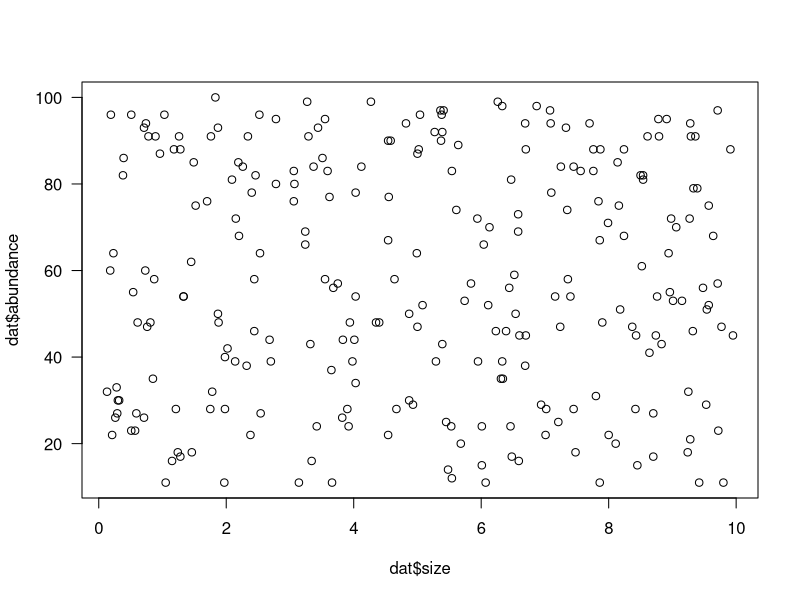

This figure's R source:
## ---- chunk 1
#| label: read and plot data
#| echo: true
#| warning: false

#read data
dat <- read.csv("data/example_dataset.csv")

#plot data
plot(dat$abundance ~ dat$size, las = 1)
